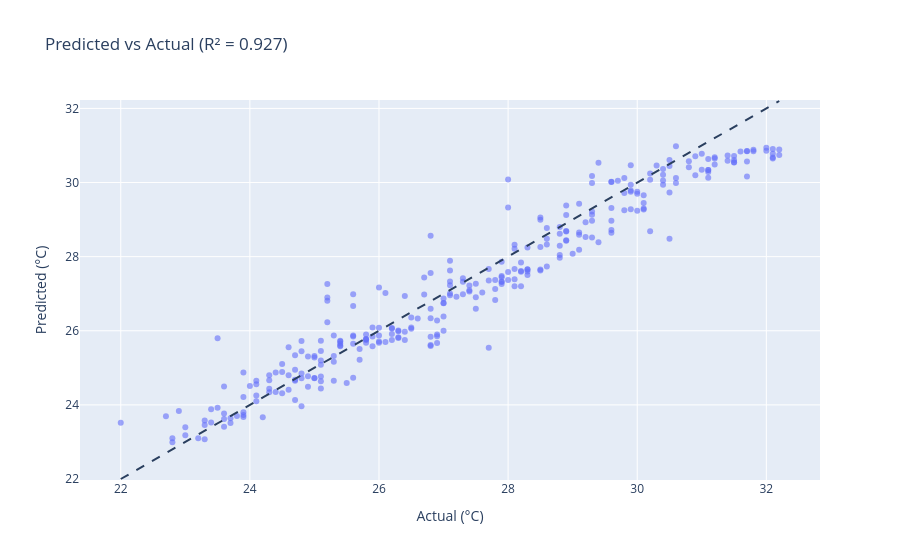

This figure's notebook cell:
### Markdown cell above
#### Step 6 — Predicted vs actual scatter

Every point is one hour. The dashed diagonal is perfect prediction —
the tighter the cloud hugs it, the better the model.

### Code cell
import plotly.express as px

axis_min = min(results_pdf[TARGET_COLUMN].min(), results_pdf[PREDICTION_COLUMN].min())
axis_max = max(results_pdf[TARGET_COLUMN].max(), results_pdf[PREDICTION_COLUMN].max())

fig = px.scatter(
    results_pdf, x=TARGET_COLUMN, y=PREDICTION_COLUMN, opacity=0.6,
    title=f"Predicted vs Actual (R² = {r2:.3f})",
)
# Reference line y = x, i.e. a perfect prediction
fig.add_shape(
    type="line", x0=axis_min, y0=axis_min, x1=axis_max, y1=axis_max,
    line=dict(dash="dash", width=2),
)
fig.update_layout(xaxis_title="Actual (°C)", yaxis_title="Predicted (°C)")
fig.show()

### Figure 1 — Plotly figure (JSON) as saved in the notebook; plotly's stock layout.template omitted (floating-point values rounded to 4 significant figures; data arrays with more than 128 entries replaced by an {"elided": "..."} marker saying what was removed)
{"data": [{"hovertemplate": "TEMPERATURE=%{x}<br>PREDICTED_TEMPERATURE=%{y}<extra></extra>", "legendgroup": "", "marker": {"color": "#636efa", "opacity": 0.6, "symbol": "circle"}, "mode": "markers", "name": "", "orientation": "v", "showlegend": false, "type": "scatter", "x": {"elided": "293 float values"}, "xaxis": "x", "y": {"elided": "293 float values"}, "yaxis": "y"}], "layout": {"legend": {"tracegroupgap": 0}, "shapes": [{"line": {"dash": "dash", "width": 2}, "type": "line", "x0": 22, "x1": 32.2, "y0": 22, "y1": 32.2}], "title": {"text": "Predicted vs Actual (R² = 0.927)"}, "xaxis": {"anchor": "y", "domain": [0, 1], "title": {"text": "Actual (°C)"}}, "yaxis": {"anchor": "x", "domain": [0, 1], "title": {"text": "Predicted (°C)"}}}}
